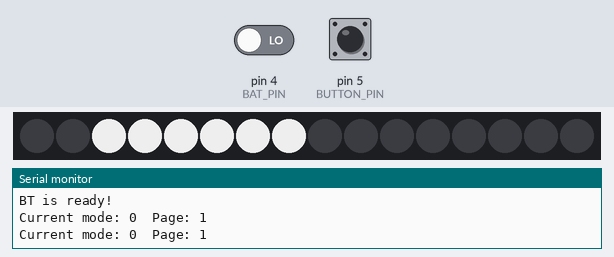
Simulated run of this sketch. Board: Arduino Uno, built with avr-gcc and run on an emulated ATmega328P. On the bench: 16 RGB LEDs in strip order, left to right, the last lines printed to the serial monitor. Inputs (shaded band) come from the test bench; at power-on: pin 4 (BAT_PIN) LOW, pin 5 (BUTTON_PIN) LOW. Dim RGB values are drawn brighter than linear.

Above: at 1.2 s.
1.3 s: pin 4 (BAT_PIN) driven HIGH
At 1.39 s:
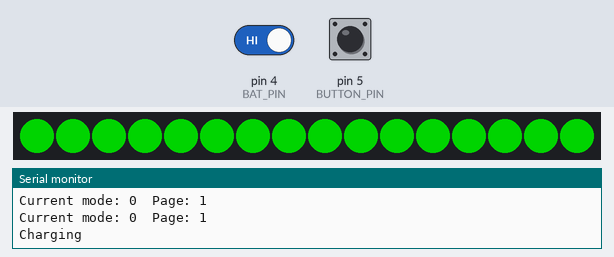
3.8 s: pin 4 (BAT_PIN) driven LOW
At 5.75 s:
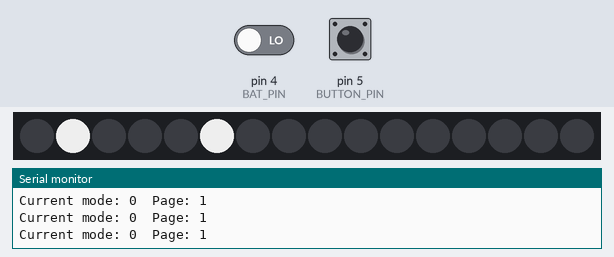
6.8 s: pin 5 (BUTTON_PIN) pulled HIGH for 1 s
At 8.27 s:
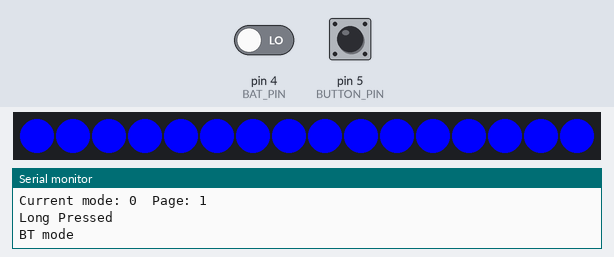
8.4 s: pin 5 (BUTTON_PIN) pulsed HIGH 5 times (0.12 s each, 0.3 s apart)
At 10.4 s:
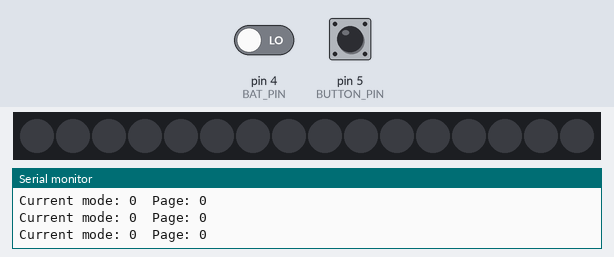
12.9 s: pin 5 (BUTTON_PIN) pulled HIGH for 3.2 s
At 16.72 s:
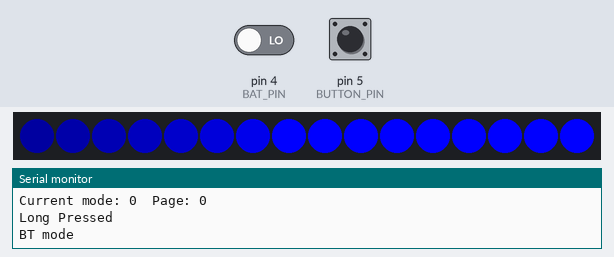

The sketch:

pixelpoi_core.ino
```cpp
#include <FastLED.h>
#include <SoftwareSerial.h>
#include "characters.h"
#include "images.h"

#define LED_PIN 7
#define BUTTON_PIN 5
#define BAT_PIN 4 // battery charging indication pin
#define NUM_LEDS 16
#define DEFAULT_COLOR CRGB(200, 200, 200)
#define CHAR_WIDTH 5
#define CHAR_HEIGHT 8
#define IMG_WIDTH 16
#define IMG_HEIGHT 16

/* for BT */
SoftwareSerial BT(8, 9); // for bluetooth serial
char strReceive[64] = {0}; // record received string
int terminated = 0; // indicate whether the string is finished

/* for leds */
int blink_interval = 8;
int printOffset = 0; // currently only for printing letters
CRGB leds[NUM_LEDS];

/* for button and mode switching */
int btnState = 0;         // variable for reading the pushbutton status
int lastState = 0;
int bounceDelay = 128;
unsigned long lastValidChangeTimeStamp = 0; // the int in arduino is actually int16
int cnt = 0;
int cntClick = 0;
int cntLongPress = 0;
int thresLongPress = 500;
int mode = 0; // 0: display  1: bt_trans 2: charging
int prev_mode = 0; // store mode before charging
int indexDisplay = 1; // 0: custom  1~4: demo1~4 (helloworld, pangram, clock, image)


int chargingHandler(){
  int charging = digitalRead(BAT_PIN);
  if (charging){
    if(mode != 2){
      prev_mode = mode;
      mode = 2;
    }
  }else if (mode == 2){
    mode = prev_mode;
    return 1; // if switch back, return 1
  }
  return 0;
}


int btnHandler(){
  // showing charging animation
  chargingHandler();

  /* button handling */
  int btnRead = digitalRead(BUTTON_PIN); // read the state of the pushbutton value:
  int valReturn = 0; // if indexDisplay or mode is changed return 1, otherwise 0

  if (btnRead != btnState && ((millis()-lastValidChangeTimeStamp)>bounceDelay)){

    // LOW to HIGH
    if (btnRead==HIGH && btnState==LOW) {
      //Serial.println(++cnt);
    }

    // HIGH to LOW
    else if (millis()-lastValidChangeTimeStamp<thresLongPress){
      // single click
      Serial.println("Clicked");
      if (mode == 0){
        indexDisplay ++;
        indexDisplay %= 5;
      }else{
        mode = 0;
      }
      valReturn = 1;
    }
    else{
      // long press
      Serial.println("Long Pressed");
      if (mode == 0){
        mode = 1;
        valReturn = 1;
      }
    }

    btnState = btnRead;
    lastValidChangeTimeStamp = millis();
  }
  return valReturn;
}


void flashColor(CRGB color){
  for (int i = 0; i < NUM_LEDS; i++){
    leds[i] = color;
  }
  FastLED.show();
  delay(blink_interval*10);
  btnHandler();
  for (int j = 0; j < NUM_LEDS; j++){
    for (int i = 0; i <= j; i++){
      leds[i].fadeToBlackBy( 64 );
    }
    FastLED.show();
    delay(blink_interval*10);
    btnHandler();
  }
}


int printImage(byte img[][16]){
  int terminate = 0;

  // print the image
  for (int indexCol=0; indexCol<IMG_WIDTH; indexCol++){
    for (int indexRow=0; indexRow<IMG_HEIGHT; indexRow++){
      leds[indexRow] = colorTable[img[indexCol][indexRow]];
    }
    FastLED.show();
    delay(blink_interval);

    // button handling
    terminate = btnHandler();
    /*
    if (terminate){
      return terminate;
    }*/
  }

  // print the gap between columns
  for (int i=0; i<NUM_LEDS; i++){
    leds[i] = CRGB(0, 0, 0);
  }
  FastLED.show();
  delay(blink_interval);

  // button handling
  terminate = btnHandler();
  if (terminate){
    return terminate;
  }

  return 0;
}


int printable(char c){
  return (int)c>=32 && (int)c<=126;
}


int printLetter(char letter, CRGB color){
  int terminate = 0;
  if (!printable(letter)){
      return;
    }
  letter -= 32;

  // print the letter
  for (int indexCol=0; indexCol<CHAR_WIDTH; indexCol++){
    for (int indexRow=0; indexRow<CHAR_HEIGHT; indexRow++){
          bool current_bit = bitRead(font[letter][indexCol], 7-indexRow);
          if (current_bit)
            leds[indexRow + printOffset] = color;
          else
            leds[indexRow + printOffset] = CRGB(0, 0, 0);
          //Serial.print(current_bit);
    }
    //Serial.println();
    FastLED.show();
    delay(blink_interval);

    // button handling
    terminate = btnHandler();
    /*
    if (terminate){
      return terminate;
    }*/
  }

  // print the gap between letters
  for (int i=0; i<NUM_LEDS; i++){
    leds[i] = CRGB(0, 0, 0);
    //Serial.print(0);
  }
  //Serial.println();
  FastLED.show();
  delay(blink_interval);

  // button handling
  terminate |= btnHandler();
  if (terminate){
    return terminate;
  }

  return 0;
}


void printString(char* str){
  for (int index=0; index<(int)(strlen(str)); index++){
    int terminate = printLetter(str[index], DEFAULT_COLOR);
    // quit if mode is changed before string finish
    if (terminate){
      delay(1000);
      return;
    }
  }
}


class Demo{
  public:
  Demo();
  static void Helloworld();
  static void Pangram();
  static void MySuperG();
  static void Horrible();
};
void Demo::Helloworld(){
  static char* strHelloworld = "Hello World! ";
  printString(strHelloworld);
}
void Demo::Pangram(){
  static char* strPangram = "The quick onyx goblin jumps over the lazy dwarf. ";
  printString(strPangram);
}
void Demo::MySuperG(){
  printImage(bmpMySuperG);
}
void Demo::Horrible(){
  static char* strHorrible = "P!=NP ";
  printString(strHorrible);
}


void setup() {
  Serial.begin(9600);
  BT.begin(9600);
  Serial.println("BT is ready!");
  FastLED.addLeds<NEOPIXEL, LED_PIN>(leds, NUM_LEDS); // I'm actually using WS2812B, however the colors are inaccurate
  pinMode(BUTTON_PIN, INPUT); // pin 5 is for mode switching button
  pinMode(BAT_PIN, INPUT); // pin 4 is for charging detection
}

void loop() {
  /* button handling */
  btnHandler();


  /* charging mode */
  if (mode == 2){
    Serial.println("Charging");
    flashColor(CRGB::Green);
  }


  /* bluetooth data-transfer mode */
  if (mode == 1){
    Serial.println("BT mode");
    flashColor(CRGB::Blue);
    char buf = 0;
    // data transfer from serial port to BT
    if (Serial.available()){
      buf = Serial.read();
      BT.print(buf);
    }
    if (BT.available()){
      // data transfer from BT to serial port
      buf = BT.read();
      Serial.println(buf);

      // process received data
      if (terminated){
        // initialize the string
        strcpy(strReceive, "");
        terminated = 0;
      }
      if (printable(buf)){
        strcat(strReceive, buf);
      }else if ((int)strlen(strReceive)>0){
        // any non-printable char indicates the end of the string
        // if the string length is positive it's valid
        Serial.print("Received string is : ");
        Serial.println(strReceive);
        Serial.print("String length : ");
        Serial.println((int)strlen(strReceive));
        terminated = 1;
      }
    }
  }


  /* Display mode */
  if (mode == 0){
    Serial.print("Current mode: 0  Page: ");
    Serial.println(indexDisplay);
    switch(indexDisplay){
      case 0:
        break;
      case 1:
        Demo::Helloworld();
        break;
      case 2:
        Demo::Pangram();
        break;
      case 3:
        Demo::Horrible();
        break;
      case 4:
        Demo::MySuperG();
        break;
    }
  }
}
```

Source omitted: characters.h (data table, 4658 bytes), images.h (data table, 1720 bytes)

Measured:
- after the input at 1.3 s, the LEDs: first differ from a run without the input after 0.08 s (image 1)
- after the input at 6.8 s, the LEDs: first differ from a run without the input after 1.5 s (image 3)
- after the input at 12.9 s, the LEDs: first change after 3.2 s (image 5 shows a later state)
